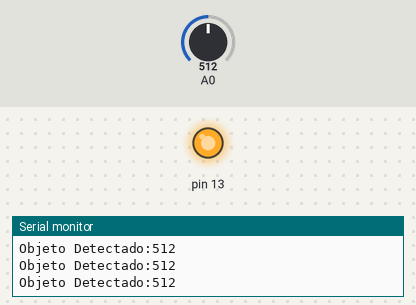
Bench run of a sketch on a simulated Arduino Uno, built with avr-gcc and run on an emulated ATmega328P. Parts: output pins drawn as LEDs (lit = HIGH), the last lines printed to the serial monitor. Inputs (shaded band) come from the test bench; at power-on: A0 = 512.

Above: at 1.2 s.
1.3 s: A0 set to 211
2.8 s: A0 set to 181
At 3.6 s:
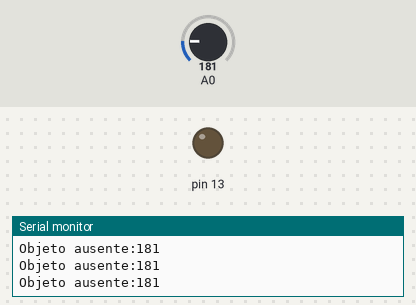
4.3 s: A0 set to 1023
At 4.8 s:
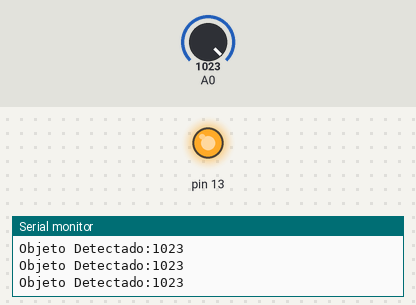
Timing chart, 0 to 7.3 s (numbered marks = the images above; inputs shaded):
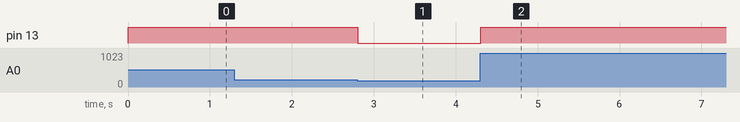

Measured:
- the behaviour switches between 196 and 195 on A0 (found by bisection; images 0 and 1)
- after the input at 2.8 s, pin 13: HIGH → LOW at once
- after the input at 4.3 s, pin 13: LOW → HIGH at once

The sketch:

SensorSharpDist.ino
```cpp
void setup() {
  // Comunicación seria a 9600 baudios
  Serial.begin(9600);
  pinMode(13, OUTPUT);
}


void loop() {
  // Leemos el promedio de la entrada analógica 0 :
  int ADC_SHARP=ADC0_promedio(20);
  if(ADC_SHARP>195)
  {
    digitalWrite(13, HIGH);
    Serial.print("Objeto Detectado:");
  }
  else
  {
    digitalWrite(13, LOW);
    Serial.print("Objeto ausente:");
  }

  Serial.println(ADC_SHARP);
  delay(10);
}

int ADC0_promedio(int n)
{
  long suma=0;
  for(int i=0;i<n;i++)
  {
    suma=suma+analogRead(A0);
  }
  return(suma/n);
}
```
